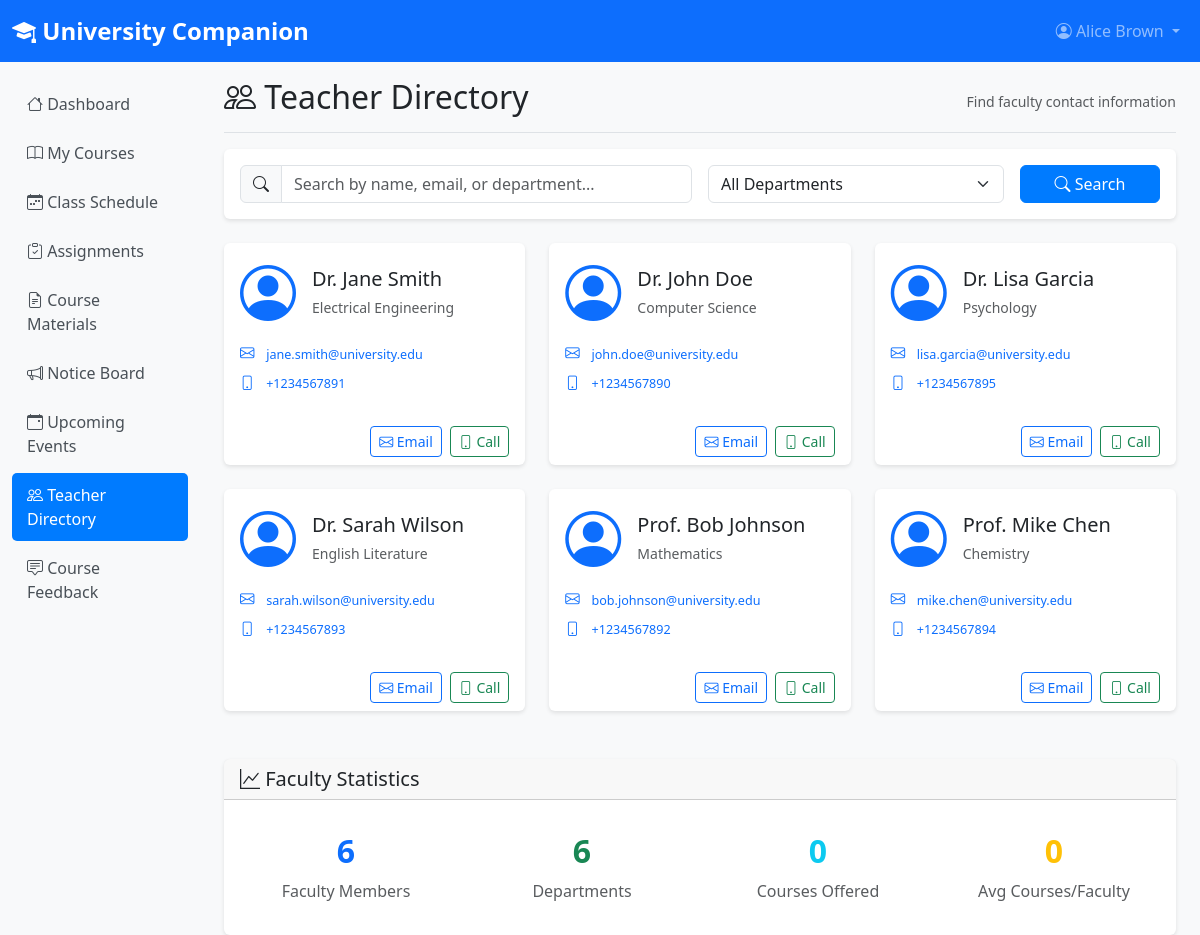
Page /student/teachers.php (signed in) on the committed database.
### tables this page shows
CREATE TABLE users (
    id INT AUTO_INCREMENT PRIMARY KEY,
    username VARCHAR(50) UNIQUE NOT NULL,
    email VARCHAR(100) UNIQUE NOT NULL,
    password VARCHAR(255) NOT NULL,
    role ENUM('student', 'faculty', 'admin') NOT NULL,
    full_name VARCHAR(100) NOT NULL,
    department VARCHAR(100),
    phone VARCHAR(20),
    address TEXT,
    created_at TIMESTAMP DEFAULT CURRENT_TIMESTAMP,
    updated_at TIMESTAMP DEFAULT CURRENT_TIMESTAMP ON UPDATE CURRENT_TIMESTAMP,
    is_active BOOLEAN DEFAULT TRUE
);

### php/config.php (called while the page is built, shortened)
<?php
function executeQuery($conn, $sql, $types = "", $params = []) {
    try {
        $stmt = $conn->prepare($sql);
        $result = $stmt->execute();
        return $stmt;
    } catch (Exception $e) {
        throw new Exception("Query execution error: " . $e->getMessage());
    }
}
function fetchMultipleRows($conn, $sql, $types = "", $params = []) {
    try {
        $stmt = executeQuery($conn, $sql, $types, $params);
        $result = $stmt->get_result();
        $rows = [];
        while ($row = $result->fetch_assoc()) {
            $rows[] = $row;
        }
        return $rows;
    } catch (Exception $e) {
        throw new Exception("Fetch multiple rows error: " . $e->getMessage());
    }
}
?>

### student/teachers.php (the view, shortened to what this page needs)
<?php
require_once '../php/config.php';
$conn = getDBConnection();
$searchTerm = $_GET['search'] ?? '';
$sql = "SELECT u.id, u.full_name, u.email, u.phone,
               u.department as department_name,
               GROUP_CONCAT(DISTINCT c.course_code ORDER BY c.course_code) as courses
        FROM users u
        LEFT JOIN course_assignments ca ON u.id = ca.faculty_id
        LEFT JOIN courses c ON ca.course_id = c.id AND c.academic_year = '2024'
        WHERE u.role = 'faculty' AND u.is_active = 1";
$params = [];
$types = "";
$sql .= " GROUP BY u.id, u.full_name, u.email, u.phone, u.department
          ORDER BY u.full_name";
$faculty = fetchMultipleRows($conn, $sql, $types, $params);
$departmentSql = "SELECT DISTINCT department as name FROM users WHERE role = 'faculty' AND department IS NOT NULL AND department != '' ORDER BY department";
$departments = fetchMultipleRows($conn, $departmentSql);
?>
<!DOCTYPE html>
<html lang="en">
<head>
    <link href="https://cdn.jsdelivr.net/npm/bootstrap@5.3.0/dist/css/bootstrap.min.css" rel="stylesheet">
    <link href="https://cdn.jsdelivr.net/npm/bootstrap-icons@1.10.0/font/bootstrap-icons.css" rel="stylesheet">
    <link href="../css/style.css" rel="stylesheet">
</head>
<body>
    <nav class="navbar navbar-expand-lg navbar-dark bg-primary">
        <div class="container-fluid">
            <a class="navbar-brand" href="dashboard.php">
                <i class="bi bi-mortarboard-fill"></i>
                University Companion
            </a>
            <div class="collapse navbar-collapse" id="navbarNav">
                <ul class="navbar-nav ms-auto">
                    <li class="nav-item dropdown">
                        <a class="nav-link dropdown-toggle" href="#" id="navbarDropdown" role="button" data-bs-toggle="dropdown">
                            <i class="bi bi-person-circle"></i> <?php echo htmlspecialchars($_SESSION['full_name']); ?>
                        </a>
                    </li>
                </ul>
            </div>
        </div>
    </nav>
    <div class="container-fluid">
        <div class="row">
            <nav class="col-md-3 col-lg-2 d-md-block sidebar">
                <div class="position-sticky">
                    <ul class="nav flex-column">
                        <li class="nav-item">
                            <a class="nav-link" href="dashboard.php">
                                <i class="bi bi-house"></i> Dashboard
                            </a>
                        </li>
                        <li class="nav-item">
                            <a class="nav-link" href="courses.php">
                                <i class="bi bi-book"></i> My Courses
                            </a>
                        </li>
                        <li class="nav-item">
                            <a class="nav-link" href="schedule.php">
                                <i class="bi bi-calendar-week"></i> Class Schedule
                            </a>
                        </li>
                        <li class="nav-item">
                            <a class="nav-link" href="assignments.php">
                                <i class="bi bi-clipboard-check"></i> Assignments
                            </a>
                        </li>
                        <li class="nav-item">
                            <a class="nav-link" href="materials.php">
                                <i class="bi bi-file-earmark-text"></i> Course Materials
                            </a>
                        </li>
                        <li class="nav-item">
                            <a class="nav-link" href="notices.php">
                                <i class="bi bi-megaphone"></i> Notice Board
                            </a>
                        </li>
                        <li class="nav-item">
                            <a class="nav-link" href="events.php">
                                <i class="bi bi-calendar-event"></i> Upcoming Events
                            </a>
                        </li>
                        <li class="nav-item">
                            <a class="nav-link active" href="teachers.php">
                                <i class="bi bi-people"></i> Teacher Directory
                            </a>
                        </li>
                        <li class="nav-item">
                            <a class="nav-link" href="feedback.php">
                                <i class="bi bi-chat-square-text"></i> Course Feedback
                            </a>
                        </li>
                    </ul>
                </div>
            </nav>
            <main class="col-md-9 ms-sm-auto col-lg-10 px-md-4">
                <div class="d-flex justify-content-between flex-wrap flex-md-nowrap align-items-center pt-3 pb-2 mb-3 border-bottom">
                    <h1 class="h2">
                        <i class="bi bi-people"></i> Teacher Directory
                    </h1>
                    <div class="btn-toolbar mb-2 mb-md-0">
                        <small class="text-muted">Find faculty contact information</small>
                    </div>
                </div>
                <div class="card mb-4">
                    <div class="card-body">
                        <form method="GET" class="row g-3">
                            <div class="col-md-6">
                                <div class="input-group">
                                    <span class="input-group-text">
                                        <i class="bi bi-search"></i>
                                    </span>
                                    <input type="text"
                                           class="form-control"
                                           name="search"
                                           placeholder="Search by name, email, or department..."
                                           value="<?php echo htmlspecialchars($searchTerm); ?>">
                                </div>
                            </div>
                            <div class="col-md-4">
                                <select class="form-select" name="department">
                                    <option value="">All Departments</option>
                                </select>
                            </div>
                            <div class="col-md-2">
                                <button type="submit" class="btn btn-primary w-100">
                                    <i class="bi bi-search"></i> Search
                                </button>
                            </div>
                        </form>
                    </div>
                </div>
                <div class="row">
                    <?php if (empty($faculty)): ?>
                        <div class="col-12">
                            <div class="text-center py-5">
                                <i class="bi bi-person-x display-1 text-muted"></i>
                                <h4 class="mt-3">No faculty found</h4>
                                <p class="text-muted">Try adjusting your search criteria</p>
                            </div>
                        </div>
                    <?php else: ?>
                        <?php foreach ($faculty as $teacher): ?>
                            <div class="col-md-6 col-lg-4 mb-4">
                                <div class="card h-100 faculty-card">
                                    <div class="card-body">
                                        <div class="d-flex align-items-center mb-3">
                                            <div class="faculty-avatar me-3">
                                                <i class="bi bi-person-circle display-4 text-primary"></i>
                                            </div>
                                            <div>
                                                <h5 class="card-title mb-1">
                                                    <?php echo htmlspecialchars($teacher['full_name']); ?>
                                                </h5>
                                                <p class="text-muted mb-0">
                                                    <small><?php echo htmlspecialchars($teacher['department_name']); ?></small>
                                                </p>
                                            </div>
                                        </div>
                                        <div class="contact-info">
                                            <div class="mb-2">
                                                <i class="bi bi-envelope text-primary"></i>
                                                <small class="ms-2">
                                                    <a href="mailto:<?php echo htmlspecialchars($teacher['email']); ?>"
                                                       class="text-decoration-none">
                                                        <?php echo htmlspecialchars($teacher['email']); ?>
                                                    </a>
                                                </small>
                                            </div>
                                            <?php if (!empty($teacher['phone'])): ?>
                                                <div class="mb-2">
                                                    <i class="bi bi-phone text-primary"></i>
                                                    <small class="ms-2">
                                                        <a href="tel:<?php echo htmlspecialchars($teacher['phone']); ?>"
                                                           class="text-decoration-none">
                                                            <?php echo htmlspecialchars($teacher['phone']); ?>
                                                        </a>
                                                    </small>
                                                </div>
                                            <?php endif; ?>
                                        </div>
                                    </div>
                                    <div class="card-footer bg-transparent border-top-0">
                                        <div class="d-grid gap-2 d-md-flex justify-content-md-end">
                                            <a href="mailto:<?php echo htmlspecialchars($teacher['email']); ?>"
                                               class="btn btn-outline-primary btn-sm">
                                                <i class="bi bi-envelope"></i> Email
                                            </a>
                                            <?php if (!empty($teacher['phone'])): ?>
                                                <a href="tel:<?php echo htmlspecialchars($teacher['phone']); ?>"
                                                   class="btn btn-outline-success btn-sm">
                                                    <i class="bi bi-phone"></i> Call
                                                </a>
                                            <?php endif; ?>
                                        </div>
                                    </div>
                                </div>
                            </div>
                        <?php endforeach; ?>
                    <?php endif; ?>
                </div>
                <div class="card mt-4">
                    <div class="card-header">
                        <h5 class="mb-0">
                            <i class="bi bi-graph-up"></i> Faculty Statistics
                        </h5>
                    </div>
                    <div class="card-body">
                        <div class="row text-center">
                            <div class="col-md-3">
                                <div class="statistic-item">
                                    <h3 class="text-primary"><?php echo count($faculty); ?></h3>
                                    <p class="text-muted mb-0">Faculty Members</p>
                                </div>
                            </div>
                            <div class="col-md-3">
                                <div class="statistic-item">
                                    <h3 class="text-success"><?php echo count($departments); ?></h3>
                                    <p class="text-muted mb-0">Departments</p>
                                </div>
                            </div>
                            <div class="col-md-3">
                                <div class="statistic-item">
                                    <h3 class="text-info">
                                        <?php
                                        $totalCourses = 0;
                                        echo $totalCourses;
                                        ?>
                                    </h3>
                                    <p class="text-muted mb-0">Courses Offered</p>
                                </div>
                            </div>
                            <div class="col-md-3">
                                <div class="statistic-item">
                                    <h3 class="text-warning">
                                        <?php
                                        $avgCourses = $totalCourses > 0 ? round($totalCourses / count($faculty), 1) : 0;
                                        echo $avgCourses;
                                        ?>
                                    </h3>
                                    <p class="text-muted mb-0">Avg Courses/Faculty</p>
                                </div>
                            </div>
                        </div>
                    </div>
                </div>
            </main>
        </div>
    </div>
</body>
</html>

### css/style.css (style rules this page uses)
body { font-family: 'Segoe UI', Tahoma, Geneva, Verdana, sans-serif; background-color: #f8f9fa; }
.navbar-brand { font-weight: bold; font-size: 1.5rem; }
.card { transition: transform 0.2s; border: none; box-shadow: 0 2px 4px rgba(0,0,0,0.1); }
.sidebar { background-color: #f8f9fa; min-height: calc(100vh - 56px); padding-top: 20px; }
.sidebar .nav-link { color: #495057; font-weight: 500; padding: 10px 15px; margin-bottom: 5px; border-radius: 5px; }
.sidebar .nav-link.active { background-color: #007bff; color: white; }
.btn-primary { background-color: #007bff; border-color: #007bff; }

### student/teachers.php (style rules this page uses)
.faculty-card { transition: transform 0.2s; }
.faculty-avatar { flex-shrink: 0; }
.contact-info { font-size: 0.9rem; }
.statistic-item { padding: 1rem; }
.statistic-item h3 { font-size: 2rem; font-weight: bold; margin-bottom: 0.5rem; }

### rows in the picture
users: full_name "Dr. Jane Smith", department "Electrical Engineering", email "jane.smith@university.edu", phone "+1234567891"
users: full_name "Dr. John Doe", department "Computer Science", email "john.doe@university.edu", phone "+1234567890"
users: full_name "Dr. Lisa Garcia", department "Psychology", email "lisa.garcia@university.edu", phone "+1234567895"
users: full_name "Dr. Sarah Wilson", department "English Literature", email "sarah.wilson@university.edu", phone "+1234567893"
users: full_name "Prof. Bob Johnson", department "Mathematics", email "bob.johnson@university.edu", phone "+1234567892"
users: full_name "Prof. Mike Chen", department "Chemistry", email "mike.chen@university.edu", phone "+1234567894"

### other values in the picture
$_SESSION['full_name'] "Alice Brown"
count($faculty) "6"
count($departments) "6"
$totalCourses "0"
$avgCourses "0"
